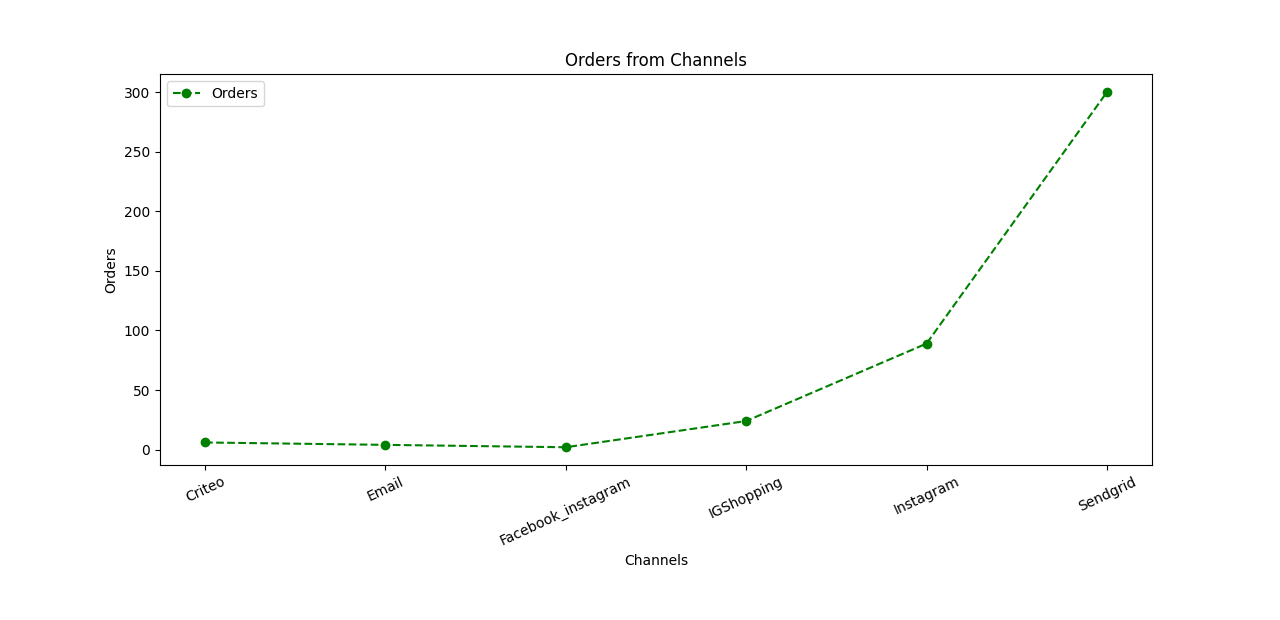

Generate this figure with Python:
import matplotlib.pyplot as plt
import csv

x = []
y = []
with open("customers_bought_channels.csv", "r") as csvfile:
    has_header = csv.Sniffer().has_header(csvfile.read(1024))
    csvfile.seek(0) 
    plots = csv.reader(csvfile, delimiter = ',')
    #print(plots)
    if has_header:
        next(plots)  # Skip header row.

    for row in plots:
        #print(row)
        x.append(row[0])
        y.append(int(row[1]))

plt.plot(x, y, color = 'g', linestyle = 'dashed', marker = 'o', label = "Orders")
plt.subplots_adjust(bottom=0.25)
plt.xticks(rotation = 25)
plt.xlabel('Channels')
plt.ylabel('Orders')
plt.title('Orders from Channels')
plt.legend()
plt.show()
